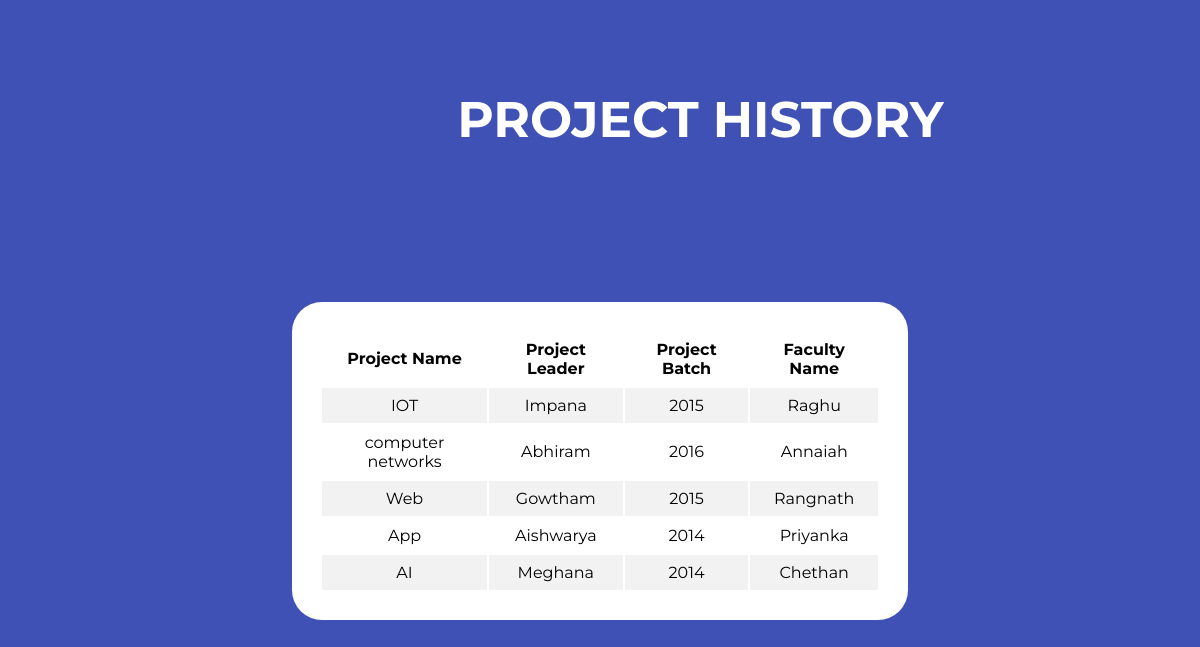
/project.php (signed in), run on the app's committed database.
### tables this page shows
CREATE TABLE `project` (
  `pname` varchar(30) DEFAULT NULL,
  `pleader` varchar(30) DEFAULT NULL,
  `batch` year(4) DEFAULT NULL,
  `faculty` varchar(30) DEFAULT NULL
);

### project.php (the view, shortened to what this page needs)
<?php
include 'config.php';
?>
  <!DOCTYPE html>
<html lang="en">
<head>
    <link rel="stylesheet" href="css/project.css">
</head>
<body>
    <div class="container">
        <span class="pro">PROJECT HISTORY</span>
        <div class="main">
            <table style="width:100%">
                <tr>
                    <th>Project Name</th>
                    <th>Project Leader</th>
                    <th>Project Batch</th>
                    <th>Faculty Name</th>
                </tr>
                <?php
                $sql = "SELECT * FROM project";
                if ($result = $conn->query($sql)) {
                    while ($row = $result->fetch_assoc()) {
                        $pname = $row["pname"];
                        $pleader = $row["pleader"];
                        $batch = $row["batch"];
                        $faculty = $row["faculty"];
                        echo '<tr>
                                  <td>'.$pname.'</td>
                                  <td>'.$pleader.'</td>
                                  <td>'.$batch.'</td>
                                  <td>'.$faculty.'</td>
                              </tr>';
                    }
                }
                ?>
            </table>
        </div>
    </div>
</body>
</html>

### css/project.css (style rules this page uses)
* { margin: 0; padding: 0; font-family: 'Montserrat',monospace; }
.container { background: #3f51b5; width: 100%; height: 921px; display: flex; justify-content: center; align-items: center; overflow: auto; }
.main { background-color: white; width: 48%; border-radius: 30px; z-index: 1; margin: 70px; padding: 20px; overflow: auto; }
table, th, td { padding: 8px; text-align: center; justify-content: center; align-items: center; }
tr:nth-child(even) { background-color: #f2f2f2; }
.pro { font-weight: bold; font-size: 50px; position: absolute; top: 89px; left: 38.1%; color: white; font-family: 'Montserrat',monospace; overflow: auto; z-index: 20; }

### data on the page
project: pname "IOT", pleader "Impana", batch "2015", faculty "Raghu"
project: pname "computer networks", pleader "Abhiram", batch "2016", faculty "Annaiah"
project: pname "Web", pleader "Gowtham", batch "2015", faculty "Rangnath"
project: pname "App", pleader "Aishwarya", batch "2014", faculty "Priyanka"
project: pname "AI", pleader "Meghana", batch "2014", faculty "Chethan"
